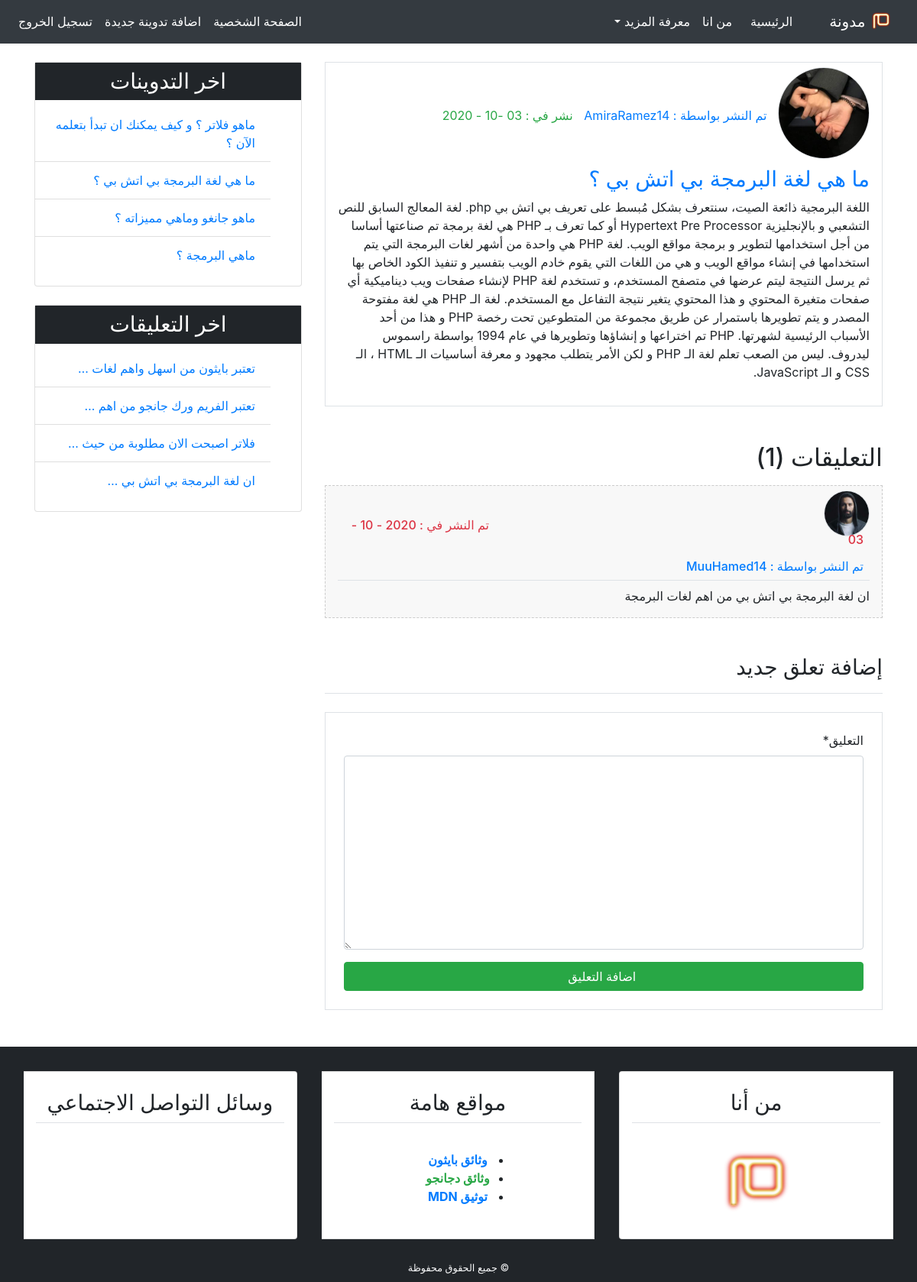
Screenshot of /blog/post_detail/9/ (signed in) with the database file from the repository.
### blog/models.py (models this page shows, shortened)
class Post(models.Model):
    objects = None
    author = models.ForeignKey(User,on_delete=models.CASCADE)
    title = models.CharField(max_length=60,verbose_name='عنوان التدوينة')
    content = models.TextField(max_length=6000,verbose_name='نص التدوينة')
    post_date = models.DateTimeField(auto_now_add=True)
    post_update = models.DateTimeField(auto_now=True)
    class Meta:
        ordering = ('-post_date',)
        verbose_name = _('Post')
        verbose_name_plural = _('Posts')

class Comment(models.Model):
    objects = None
    post = models.ForeignKey(Post,on_delete=models.CASCADE,related_name='comments')
    created_by = models.ForeignKey(User,on_delete=models.CASCADE)
    content = models.TextField(max_length=6000,verbose_name='التعليق')
    comment_date = models.DateTimeField(auto_now_add=True)
    active = models.BooleanField(default=False)
    class Meta:
        ordering = ('-comment_date',)
        verbose_name = _('Comment')
        verbose_name_plural = _('Comments')

### accounts/models.py (models this page shows, shortened)
class Profile(models.Model):
    user = models.OneToOneField(User,on_delete=models.CASCADE)
    image = models.ImageField(upload_to=image_upload,default='user.png')

### blog/views.py (the view, shortened to what this page needs)
# urls.py: path('post_detail/<int:id>/',views.post_detail,name='post_detail'),
@login_required(login_url='accounts:login')
def post_detail(request,id):
    post = get_object_or_404(Post,id=id)
    comments = post.comments.filter(active=True)
    comment_form = NewComment()
    context = {
        'title':'تفاصيل البوست',
        'post':post,
        'comments':comments,
        'comment_form':comment_form,
    }
    return render(request,'blog/post_detail.html',context)

### blog/forms.py
class NewComment(forms.ModelForm):
    class Meta:
        model = Comment
        fields = ['content']

### blog/templatetags/post_tag.py (called while the page is built)
@register.inclusion_tag('blog/latest_posts.html')
def latest_posts():
    context = {'l_posts':Post.objects.all()[0:4]}
    return context

@register.inclusion_tag('blog/latest_comments.html')
def latest_comments():
    context = {'l_comments':Comment.objects.filter(active=True)[0:4]}
    return context

### blog/templates/blog/post_detail.html (shortened to what this page needs)
{% extends 'blog/base.html' %}
{% load static %}
{% load crispy_forms_tags %}
{% block content %}
        <div class="border p-3 mb-4">
            <img class="img-fluid rounded-circle border" style="width: 120px; height:120px; margin-top:-10px;"
                    src="{{post.author.profile.image.url}}" alt="{{user.username}}">
                    <span class="text-primary" style="margin-right: 10px; "> تم النشر بواسطة : {{post.author}} </span>
                    <span class="text-success" style="margin-right: 10px"> نشر في : {{post.post_date|date:'d -m - Y'}}</span>
                    {% if post.author == request.user %}
                    <div class="form-group btn-editing" style="margin-top: -116px;">
                        <a class="btn btn-warning" style="margin-right:560px;" href="{% url 'blog:post_update' post.id %}"> تعديل </a>
                        <a class="btn btn-danger" href="{% url 'blog:post_delete' post.id %}"> حذف </a>
                    </div>
                    <h3 style="margin-top: 30px;"><a class="text-blue"> {{post.title}}</a></h3>
                    <p> {{post.content}} </p>
                    {% else %}
                        <h3 style="margin-top: 10px;"><a class="text-blue"> {{post.title}}</a></h3>
                        <p> {{post.content}} </p>
                    {% endif %}
        </div>
            <h2 class=" mt-5 mb-3"> التعليقات ({{comments.count}}) </h2>
            {% if comments %}
                {% for comment in comments  %}
                    <div class="mb-3 p-3 comment">
                        <img class="img-fluid rounded-circle border" style="width: 60px; height:60px; margin-top: -10px;"
                    src="{{comment.created_by.profile.image.url}}" alt="{{comment.created_by}}">
                        <h6 class="border-bottom p-2" style="margin-top: -32px;" >
                            <span class="text-danger" style="margin-right: 490px; margin-top:-100px;"> تم النشر في : {{comment.comment_date|date:'Y - m - d'}} </span>
                            <p class="mb-0 mt-3 text-primary"> تم النشر بواسطة : {{comment.created_by}} </p>
                        </h6>
                        <p class="mb-0"> {{comment.content}} </p>
                    </div>
                {% endfor %}
            {% else %}
                    <div class="text-center mb-3 p-4 comment">
                        <h5 class="mb-0"> .لا يوجد تعليقات </h5>
                    </div>
            {% endif %}
            <h3 class="border-bottom pb-3 mb-3 mt-5">إضافة تعلق جديد</h3>
            <div class="border p-4 mb-5 mt-4">
                <form method="POST">
                    {{comment_form|crispy}}
                    <input class="btn btn-success" type="submit" style="width: 100%;" value=" اضافة التعليق">
                </form>
            </div>
{% endblock %}

### blog/templates/blog/latest_posts.html
<ul class="list-group-flush">
    {% for post in l_posts %}
    <li  class="list-group-item">
        <a class="text-blue" href="{% url 'blog:post_detail' post.id %}"> {{post.title}} </a>
    </li>
    {% endfor %}
</ul>

### blog/templates/blog/latest_comments.html
<ul class="list-group-flush">
    {% for comment in l_comments %}
    <li  class="list-group-item">
        <a class="text-blue" href="{% url 'blog:post_detail' comment.post.id %}"> {{comment.content|truncatewords:6}} </a>
    </li>
    {% empty %}
    <li  class="list-group-item" style="color: red;">  لا يوجد تعليقات..</li>
    {% endfor %}
</ul>

### blog/static/blog/css/main.css (style rules this page uses)
body { font-family: 'Tajawal' sans-serif; }
html,body { direction: rtl; text-align: right; }
.comment { background-color: #f8f8f8; border: 1px dashed #CCC; }

### rows the page displays
Post: author.profile.image (picture), author "AmiraRamez14", post_date "03 -10 - 2020", title "ما هي لغة البرمجة بي اتش بي ؟", content "اللغة البرمجية ذائعة الصيت، سنتعرف بشكل مُبسط على تعريف بي اتش بي php. لغة المعالج السابق للنص التشعبي و بالإنجليزية Hypertext Pre Processor أو كما تعرف بـ PHP هي لغة برمجة تم صناعتها أساسا من أجل استخدامها لتطوير و برمجة مواقع الويب. لغة PHP هي واحدة من أشهر لغات البرمجة التي يتم استخدامها في إنشاء مواقع الويب و هي من اللغات التي يقوم خادم الويب بتفسير و تنفيذ الكود الخاص بها ثم يرسل النتيجة ليتم عرضها في متصفح المستخدم، و تستخدم لغة PHP لإنشاء صفحات ويب ديناميكية أي صفحات متغيرة المحتوي و هذا المحتوي يتغير نتيجة التفاعل مع المستخدم. لغة الـ PHP هي لغة مفتوحة المصدر و يتم تطويرها باستمرار عن طريق مجموعة من المتطوعين تحت رخصة PHP و هذا من أحد الأسباب الرئيسية لشهرتها. PHP تم اختراعها و…"
Comment: created_by.profile.image (picture), comment_date "2020 - 10 - 03", created_by "MuuHamed14", content "ان لغة البرمجة بي اتش بي من اهم لغات البرمجة", content "ان لغة البرمجة بي اتش بي …"
Post: title "ماهو فلاتر ؟ و كيف يمكنك ان تبدأ بتعلمه الآن ؟"
Post: title "ماهو جانغو وماهي مميزاته ؟"
Post: title "ماهي البرمجة ؟"
Comment: content "تعتبر بايثون من اسهل واهم لغات …"
Comment: content "تعتبر الفريم ورك جانجو من اهم …"
Comment: content "فلاتر اصبحت الان مطلوبة من حيث …"

### other values shown
{{ comments.count }} "1"
